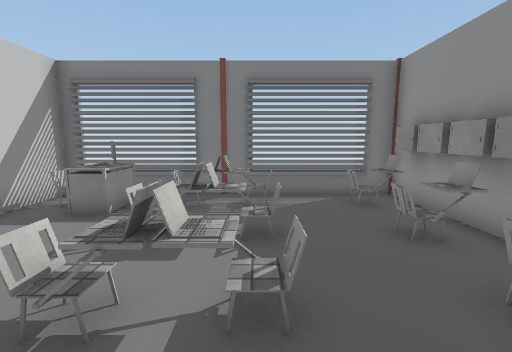
View 1 (above)

21 first-person views from a walk through a scene from a Unity 3-D project. The camera is 1.3 m above the floor, tilts 8° down and sees 90° across. The floor is counted in squares, 1 m on a side. Each view is taken from the middle of a square. On the plan, view 1 faces up. The plan holds only what a view shows up to about 13 squares ahead; the rest is blank. The place goes on beyond the plan. The player character is not drawn. Door leaves are left out, so doorways stand open. Some surface patterns are stand-ins.

View 2
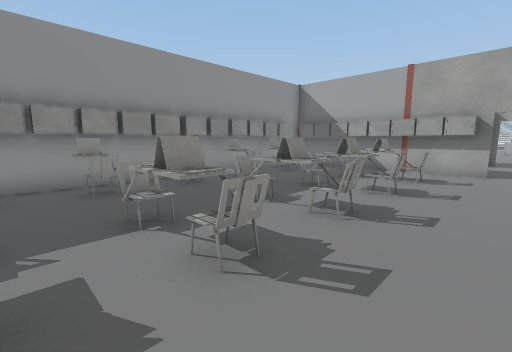

View 3
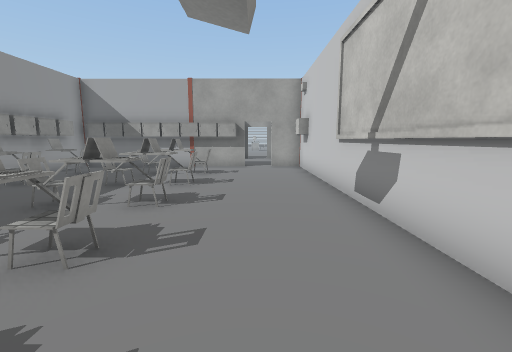

View 4
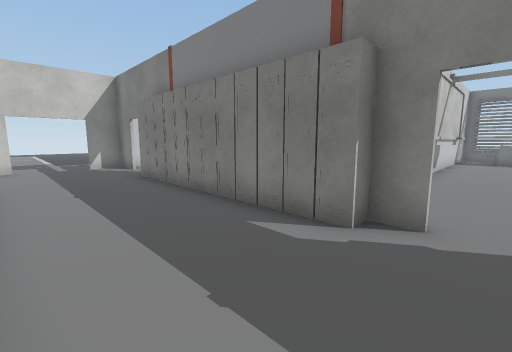

View 5
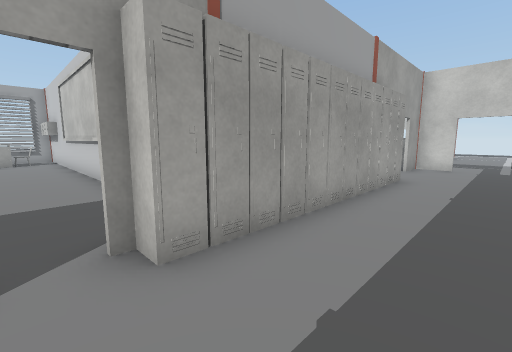

View 6
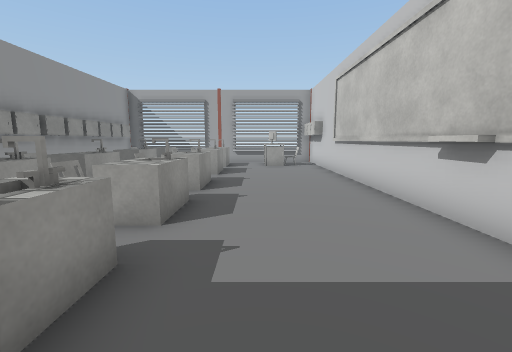

View 7
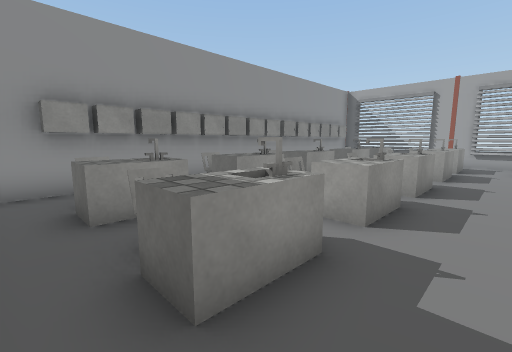

View 8
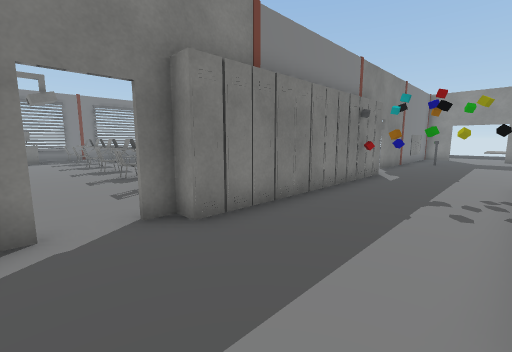

View 9
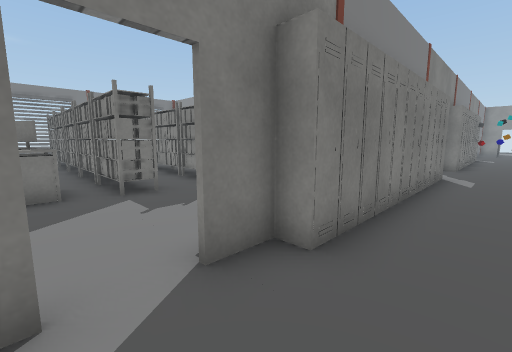

View 10
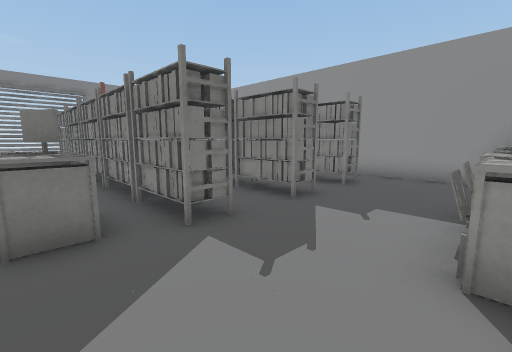

View 11
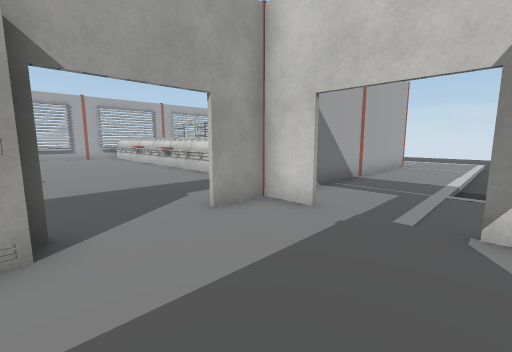

View 12
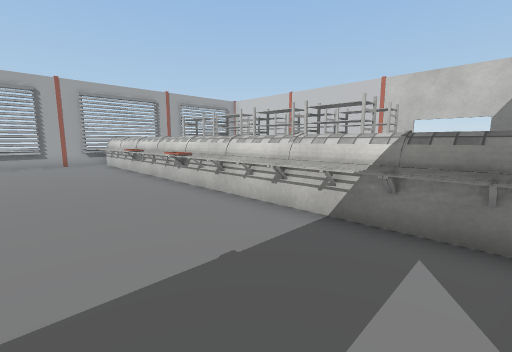

View 13
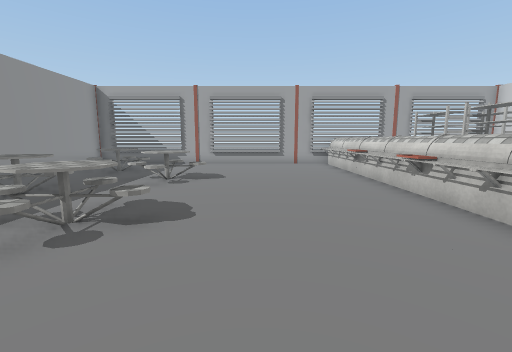

View 14
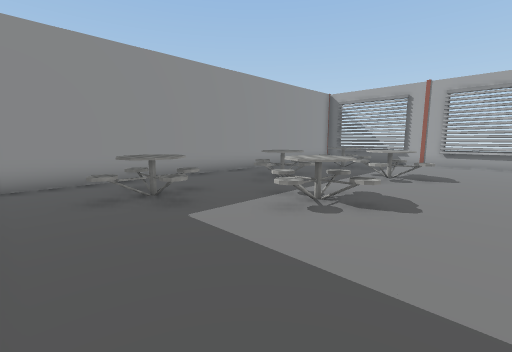

View 15
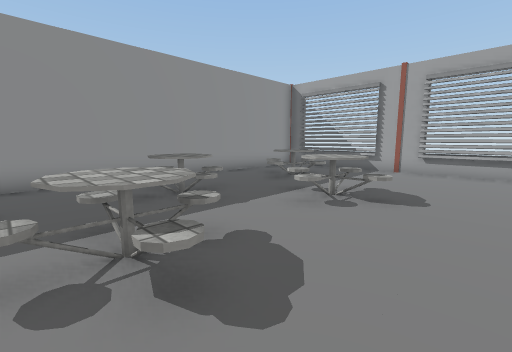

View 16
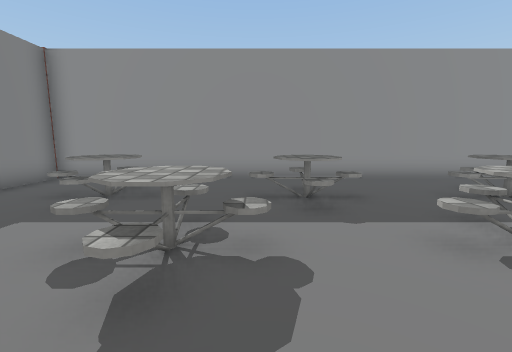

View 17
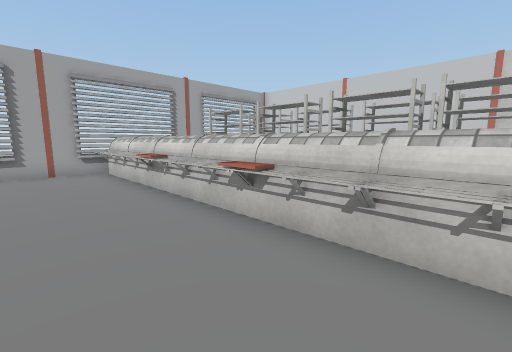

View 18
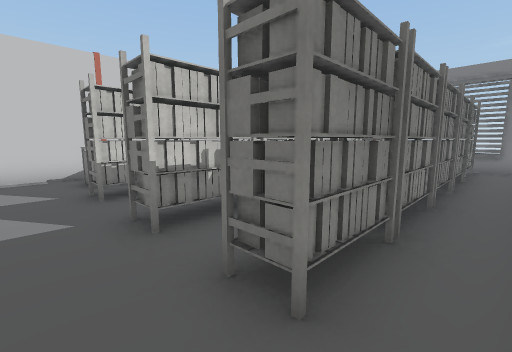

View 19
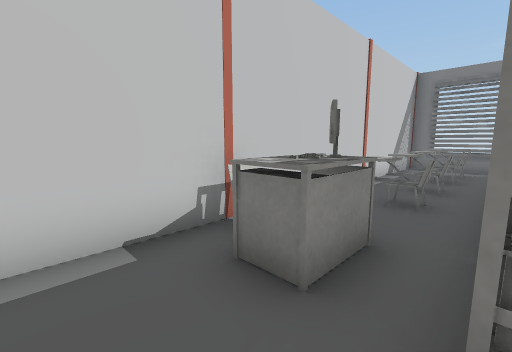

View 20
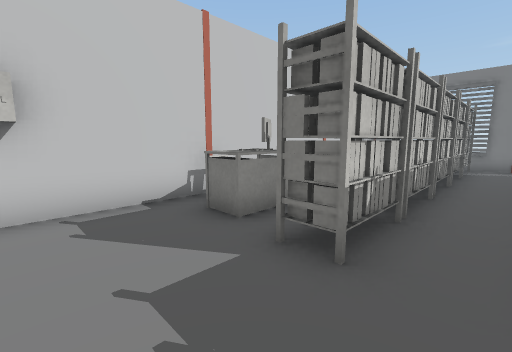

View 21
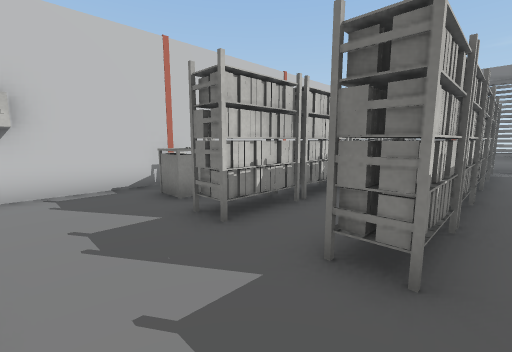

### Floor plan
Points are (right, up) in squares from view 1. A wall is a line through its corners. A room is listed if a view was taken in it or the views show most of it. See-through windows are left out.
Room 1 (views 1, 2, 3, 4, 5, 6, 7, 8, 9, 10, 11, 12, 13, 14, 15, 16, 17, 18, 19, 20, 21)
walls: (-5.5, -7.7) (-4.8, -7.7); (-4.8, -7.8) (-5.5, -7.8); (-6.3, -7) (-6.3, -0.5); (-6.2, -17) (-6.2, -26.5); (-5.9, -17.2) (-5.9, -18.4); (-13.5, -7.8) (-14.6, -7.8); (-15.9, -7.8) (-17.4, -7.8); (-17.3, -11.6) (-17.3, -13.1) (-15.9, -13.1); (4.4, -5.5) (4.4, 8.3) (-4, 8.3); (-6.3, -26.5) (-6.3, -14.4); (-6.2, 4.4) (-6.2, -7.4); (4.4, -23.5) (4.4, -14.4); (-3.1, -29.3) (0, -29.3); (-6.9, 8.3) (-8.2, 8.3); (-5.1, 8.3) (-6.2, 8.3) (-6.2, 6); (-19.1, -29.3) (-9, -29.3); (-11.8, 8.3) (-13.4, 8.3); (-14.5, 8.3) (-17.3, 8.3) (-17.3, -9.2); (-23.4, -29.3) (-21.9, -29.3)
low walls: (-9.9, 8.3) (-10.5, 8.3)
ways out: open door at (-17, -10.5); open door at (-15.5, -8); open door at (-15, -13); open door at (-4, -8); open door at (6.5, -8)
objects: rack (-26, -27) to (-25, -25); rack (-26, -24) to (-25, -23); rack (-26, -22) to (-25, -20); rack (-26, -19) to (-25, -17); rack (-23, -27) to (-23, -25); rack (-23, -24) to (-23, -22); rack (-23, -21) to (-23, -20); rack (-23, -19) to (-23, -17); other object (-20, -28) to (-19, -27); other object (-20, -26) to (-19, -25); other object (-20, -24) to (-19, -23); other object (-20, -22) to (-19, -21); other object (-20, -20) to (-19, -19); other object (-20, -18) to (-19, -17); other object (-20, -16) to (-19, -16); other object (-20, -15) to (-19, -14); other object (-19, -25) to (-19, -24); other object (-19, -21); chair (-17, -2); other object (-16, -3) to (-16, -2); chair (-16, 0) to (-15, 1); chair (-16, 2) to (-16, 3); chair (-16, 4) to (-15, 5); chair (-16, 6); table (-15, -3); computer (-15, -2); rack (-14, -3) to (-13, -2); rack (-14, -1) to (-13, 1); rack (-14, 2) to (-13, 3); rack (-14, 4) to (-13, 5); rack (-14, 6) to (-13, 7); table (-13, -25) to (-11, -22); table (-13, -20) to (-11, -18); locker (-13, -13); locker (-13, -8); table (-13, -7); locker (-12, -13); locker (-12, -8); chair (-12, -7); locker (-11, -13); locker (-11, -8); chair (-11, -7); rack (-11, -3) to (-11, -2); rack (-11, -1) to (-11, 1); rack (-11, 2) to (-11, 3); rack (-11, 4) to (-11, 5); rack (-11, 6) to (-11, 7); table (-10, -27) to (-8, -25); table (-10, -22) to (-8, -20); table (-10, -18) to (-8, -15); locker (-10, -13); locker (-10, -8); locker (-9, -13); locker (-9, -8); rack (-9, -3) to (-8, -2); rack (-9, -1) to (-8, 1); rack (-9, 2) to (-8, 3); rack (-9, 4) to (-8, 5); rack (-9, 6) to (-8, 7); locker (-8, -13); locker (-8, -8); other object (-8, -7); locker (-7, -13); locker (-7, -8); locker (-6, -27); locker (-6, -13); locker (-6, -8); other object (-5, -27); locker (-5, -13); chair (-5, 7); table (-4, -28); other object (-4, -27); table (-4, 6); other object (-4, 7); locker (-3, -8); locker (-3, -7); locker (-2, -8); locker (-2, -7); chair (-2, -5); chair (-2, -3) to (-2, -2); chair (-2, 0); chair (-2, 2); chair (-2, 4) to (-1, 5); chair (-2, 7); table (-1, -28) to (-1, -27); table (-1, -25) to (-1, -24); table (-1, -22) to (-1, -21); table (-1, -19) to (-1, -18); table (-1, -16) to (-1, -15); locker (-1, -8); locker (-1, -7); other object (-1, -5); laptop (-1, -3); chair (-1, -2); chair (-1, 0); laptop (-1, 1); laptop (-1, 3); other object (-1, 6); chair (-1, 7); other object (0, -27); other object (0, -24); other object (0, -21); chair (0, -16) to (0, -15); locker (0, -8); locker (0, -7); chair (0, -5); laptop (0, 2); laptop (0, 4) to (0, 5); other object (0, 7); locker (1, -8); locker (1, -7); other object (2, -28) to (2, -27); table (2, -25) to (2, -24); table (2, -22) to (2, -21); table (2, -19) to (2, -18); table (2, -16) to (2, -15); locker (2, -8); locker (2, -7); other object (3, -21); chair (3, -18); other object (3, -15); other object (3, -11) to (4, -9); locker (3, -8); locker (3, -7); other object (3, -5); chair (3, -3); other object (3, -2); other object (3, 0); chair (3, 2); chair (3, 4) to (3, 5); chair (3, 7); other object (4, -27); locker (4, -26); locker (4, -25); locker (4, -24); locker (4, -23); locker (4, -22); locker (4, -21); locker (4, -20); locker (4, -19); locker (4, -18); locker (4, -17); locker (4, -16); locker (4, -15); locker (4, -8); locker (4, -7); locker (4, -6); locker (4, -5); locker (4, -4); locker (4, -3); locker (4, -2); locker (4, -1); locker (4, 0); locker (4, 1); locker (4, 2); laptop (4, 3); locker (4, 4); locker (4, 5); locker (4, 6); locker (4, 7); locker (5, -8)

Where each view was taken, in squares from view 1:
view 1: 0 up, 0 right, facing up
view 2: 4 up, 4 left, facing down-right
view 3: 5 up, 4 left, facing down
view 4: 12 down, 4 left, facing up-left
view 5: 10 down, 4 left, facing down-left
view 6: 14 down, 3 left, facing down
view 7: 14 down, 3 left, facing down-right
view 8: 12 down, 5 left, facing up-right
view 9: 10 down, 16 left, facing up-right
view 10: 7 down, 16 left, facing up-right
view 11: 9 down, 13 left, facing down-left
view 12: 14 down, 15 left, facing down-left
view 13: 15 down, 15 left, facing down
view 14: 14 down, 15 left, facing down-right
view 15: 18 down, 15 left, facing down-right
view 16: 20 down, 15 left, facing right
view 17: 18 down, 16 left, facing down-left
view 18: 5 down, 7 left, facing up-left
view 19: 5 down, 14 left, facing up-left
view 20: 6 down, 12 left, facing up-left
view 21: 6 down, 10 left, facing up-left
